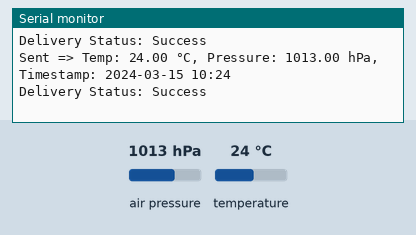
A sketch run on a simulated ESP32. On the bench: the last lines printed to the serial monitor. Inputs (shaded band) come from the test bench; at power-on: air pressure 1013 hPa, temperature 24 °C. The local clock reads 2024-03-15 10:24:30 at power-on unless the sketch sets it.

Above: at 5.8 s.
5.9 s: air pressure set to 952 hPa
At 11.2 s:
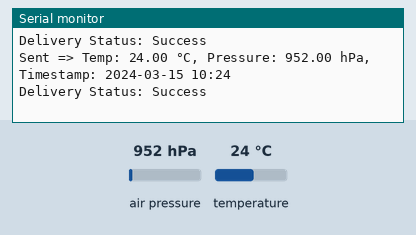
11.9 s: temperature set to 12 °C
At 16.4 s:
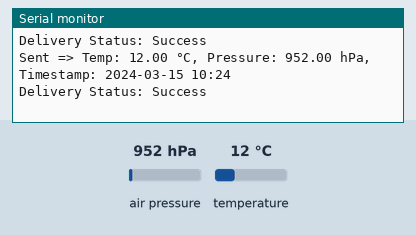
17.9 s: air pressure set to 975 hPa
At 21.5 s:
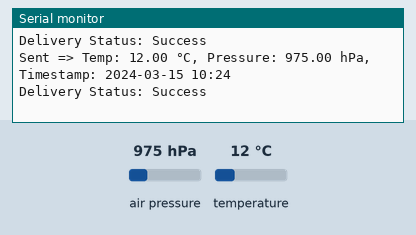
Timing chart, 0 to 23.0 s (numbered marks = the images above; inputs shaded):
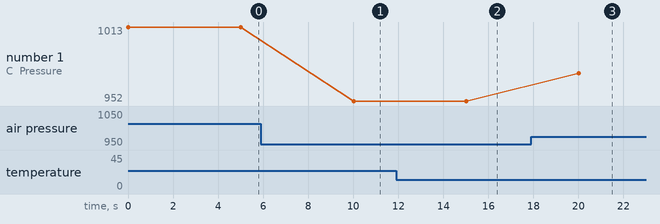

Measured:
- after the input at 5.9 s, the serial monitor: prints a new line after 4.1 s (image 1)
- after the input at 11.9 s, the serial monitor: prints a new line after 3.1 s (image 2)
- after the input at 17.9 s, the serial monitor: prints a new line after 2.1 s (image 3)
- plotted number 1: 1013 → 952 after the input at 5.9 s, 952 → 975 after the input at 17.9 s

The sketch:

sender_esp32_bmp280_rtc.ino
```cpp
#include <WiFi.h>
#include <esp_now.h>
#include <Wire.h>
#include <Adafruit_BMP280.h>
#include <RTClib.h>
#include "common_structs.h"
#include "macros.h"

// BMP280 and RTC instances
Adafruit_BMP280 bmp;       // I2C
RTC_DS3231 rtc;

// Data structure to send
struct_message outgoingData;

void setup() {
  Serial.begin(115200);
  Wire.begin(); // I2C init

  // Initialize BMP280
  if (!bmp.begin(0x76)) {
    Serial.println("BMP280 not detected!");
    while (1);
  }

  // Initialize RTC
  if (!rtc.begin()) {
    Serial.println("Couldn't find RTC");
    while (1);
  }

  if (rtc.lostPower()) {
    Serial.println("RTC lost power, setting to current time.");
    rtc.adjust(DateTime(F(__DATE__), F(__TIME__))); // Set to compile time
  }

  // WiFi setup
  WiFi.mode(WIFI_STA);
  WiFi.disconnect();

  // ESP-NOW init
  if (esp_now_init() != ESP_OK) {
    Serial.println("ESP-NOW initialization failed");
    return;
  }

  esp_now_register_send_cb(OnDataSent);
  esp_now_add_peer(gatewayAddress, ESP_NOW_ROLE_SLAVE, 1, NULL, 0);

  Serial.println("ESP32 BMP280 + RTC Sender Initialized");
}

// Optional: callback on send
void OnDataSent(uint8_t *mac_addr, uint8_t sendStatus) {
  Serial.print("Delivery Status: ");
  Serial.println(sendStatus == 0 ? "Success" : "Fail");
}

void loop() {
  // Read BMP280 sensor data
  float temperature = bmp.readTemperature();
  float pressure = bmp.readPressure() / 100.0F;  // Convert to hPa

  // Read timestamp from RTC
  DateTime now = rtc.now();
  snprintf(outgoingData.timestamp, TIMESTAMP_LENGTH, "%04d-%02d-%02d %02d:%02d",
           now.year(), now.month(), now.day(), now.hour(), now.minute());

  // Fill struct
  outgoingData.senderId = SENDER_ID_BMP280;
  outgoingData.temperature = temperature;
  outgoingData.pressure = pressure;

  // Send data
  esp_now_send(gatewayAddress, (uint8_t *) &outgoingData, sizeof(outgoingData));

  // Debug
  Serial.print("Sent => Temp: ");
  Serial.print(temperature);
  Serial.print(" °C, Pressure: ");
  Serial.print(pressure);
  Serial.print(" hPa, Timestamp: ");
  Serial.println(outgoingData.timestamp);

  delay(5000);
}
```
